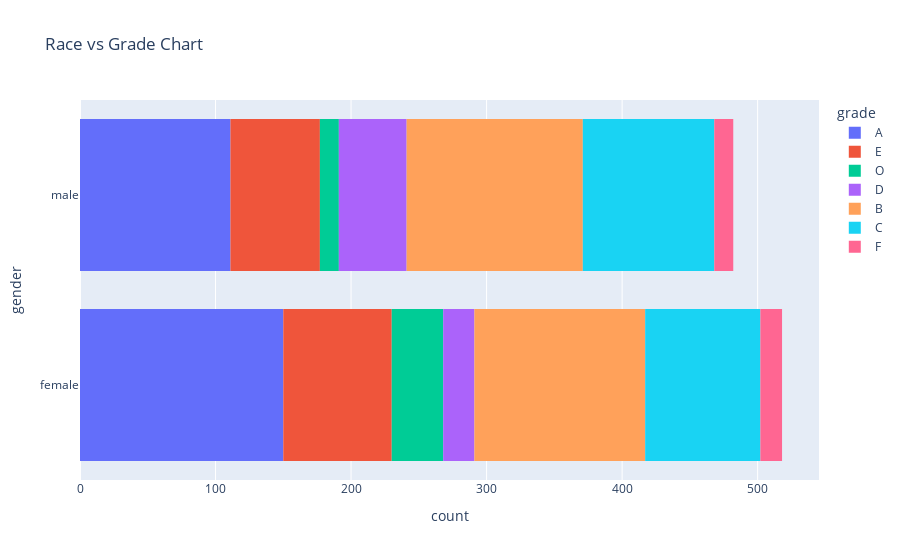

Source (notebook cell):
### Code cell
fig = px.histogram(df,y='gender',color='grade',title='Gender vs Grade Chart')
fig.show()

### Figure 1 — Plotly figure (JSON) as saved in the notebook; plotly's stock layout.template omitted (floating-point values rounded to 4 significant figures; data arrays with more than 128 entries replaced by an {"elided": "..."} marker saying what was removed)
{"data": [{"alignmentgroup": "True", "bingroup": "y", "hovertemplate": "grade=A<br>count=%{x}<br>gender=%{y}<extra></extra>", "legendgroup": "A", "marker": {"color": "#636efa"}, "name": "A", "offsetgroup": "A", "orientation": "h", "showlegend": true, "type": "histogram", "xaxis": "x", "y": {"elided": "261 str values"}, "yaxis": "y"}, {"alignmentgroup": "True", "bingroup": "y", "hovertemplate": "grade=E<br>count=%{x}<br>gender=%{y}<extra></extra>", "legendgroup": "E", "marker": {"color": "#EF553B"}, "name": "E", "offsetgroup": "E", "orientation": "h", "showlegend": true, "type": "histogram", "xaxis": "x", "y": {"elided": "146 str values"}, "yaxis": "y"}, {"alignmentgroup": "True", "bingroup": "y", "hovertemplate": "grade=O<br>count=%{x}<br>gender=%{y}<extra></extra>", "legendgroup": "O", "marker": {"color": "#00cc96"}, "name": "O", "offsetgroup": "O", "orientation": "h", "showlegend": true, "type": "histogram", "xaxis": "x", "y": ["female", "female", "male", "female", "female", "male", "female", "male", "female", "female", "female", "female", "female", "female", "female", "female", "female", "male", "female", "female", "female", "female", "female", "female", "male", "female", "male", "female", "male", "female", "female", "male", "male", "male", "female", "female", "female", "female", "female", "female", "female", "male", "female", "female", "male", "male", "male", "female", "female", "female", "female", "female"], "yaxis": "y"}, {"alignmentgroup": "True", "bingroup": "y", "hovertemplate": "grade=D<br>count=%{x}<br>gender=%{y}<extra></extra>", "legendgroup": "D", "marker": {"color": "#ab63fa"}, "name": "D", "offsetgroup": "D", "orientation": "h", "showlegend": true, "type": "histogram", "xaxis": "x", "y": ["male", "male", "female", "male", "male", "male", "male", "female", "male", "male", "female", "male", "male", "male", "male", "male", "female", "female", "male", "male", "male", "male", "male", "female", "male", "male", "male", "male", "female", "male", "male", "male", "female", "female", "female", "male", "male", "female", "female", "male", "male", "male", "male", "female", "female", "male", "male", "male", "male", "female", "male", "male", "male", "male", "male", "male", "male", "female", "female", "female", "female", "male", "female", "male", "male", "male", "male", "female", "male", "female", "male", "male", "female"], "yaxis": "y"}, {"alignmentgroup": "True", "bingroup": "y", "hovertemplate": "grade=B<br>count=%{x}<br>gender=%{y}<extra></extra>", "legendgroup": "B", "marker": {"color": "#FFA15A"}, "name": "B", "offsetgroup": "B", "orientation": "h", "showlegend": true, "type": "histogram", "xaxis": "x", "y": {"elided": "256 str values"}, "yaxis": "y"}, {"alignmentgroup": "True", "bingroup": "y", "hovertemplate": "grade=C<br>count=%{x}<br>gender=%{y}<extra></extra>", "legendgroup": "C", "marker": {"color": "#19d3f3"}, "name": "C", "offsetgroup": "C", "orientation": "h", "showlegend": true, "type": "histogram", "xaxis": "x", "y": {"elided": "182 str values"}, "yaxis": "y"}, {"alignmentgroup": "True", "bingroup": "y", "hovertemplate": "grade=F<br>count=%{x}<br>gender=%{y}<extra></extra>", "legendgroup": "F", "marker": {"color": "#FF6692"}, "name": "F", "offsetgroup": "F", "orientation": "h", "showlegend": true, "type": "histogram", "xaxis": "x", "y": ["female", "female", "female", "male", "male", "male", "male", "male", "female", "male", "female", "male", "male", "female", "female", "male", "female", "female", "female", "male", "female", "female", "male", "female", "male", "female", "male", "female", "male", "female"], "yaxis": "y"}], "layout": {"barmode": "relative", "legend": {"title": {"text": "grade"}, "tracegroupgap": 0}, "title": {"text": "Race vs Grade Chart"}, "xaxis": {"anchor": "y", "domain": [0, 1], "title": {"text": "count"}}, "yaxis": {"anchor": "x", "domain": [0, 1], "title": {"text": "gender"}}}}
